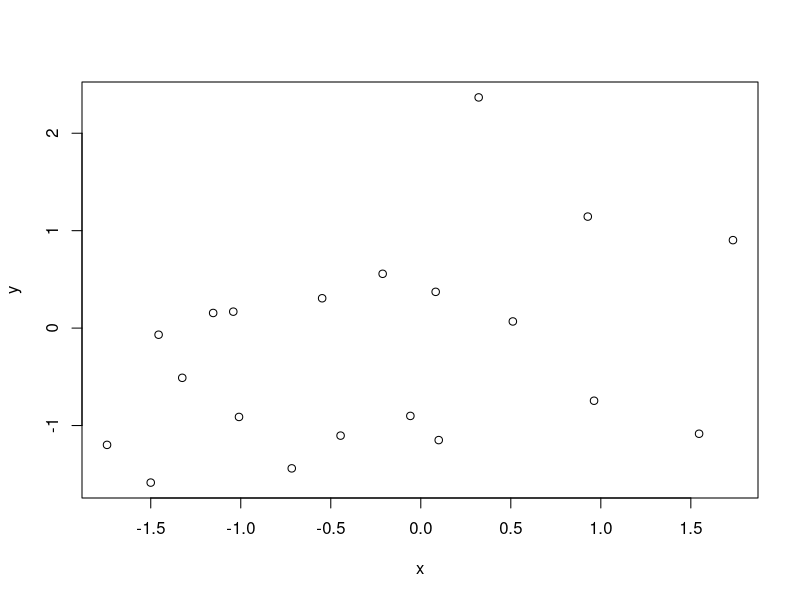
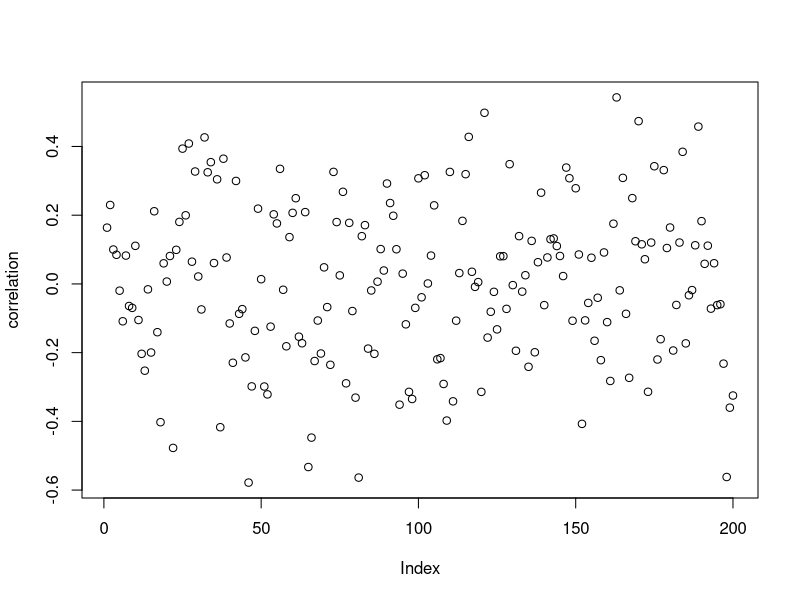
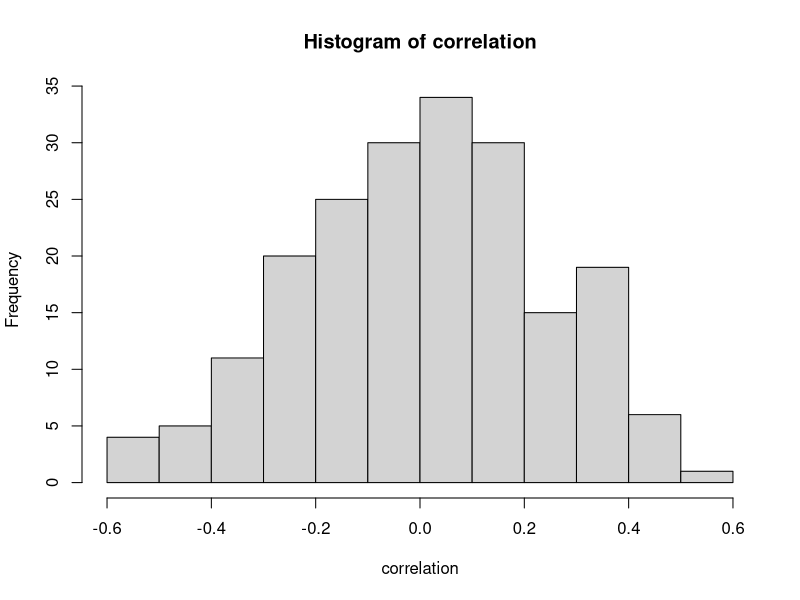
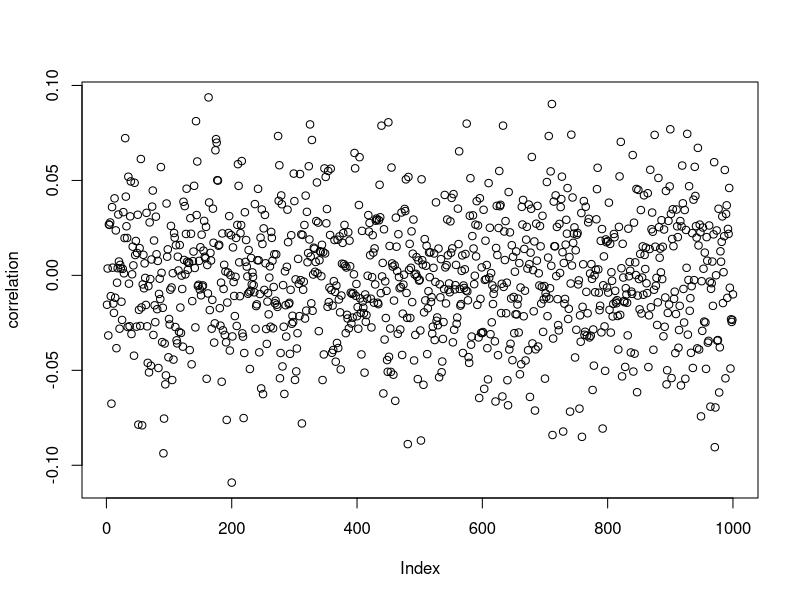
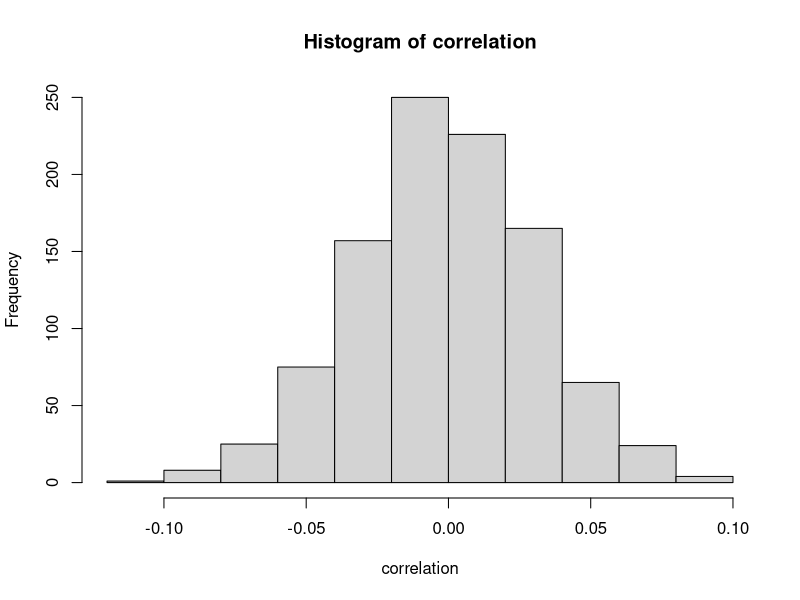
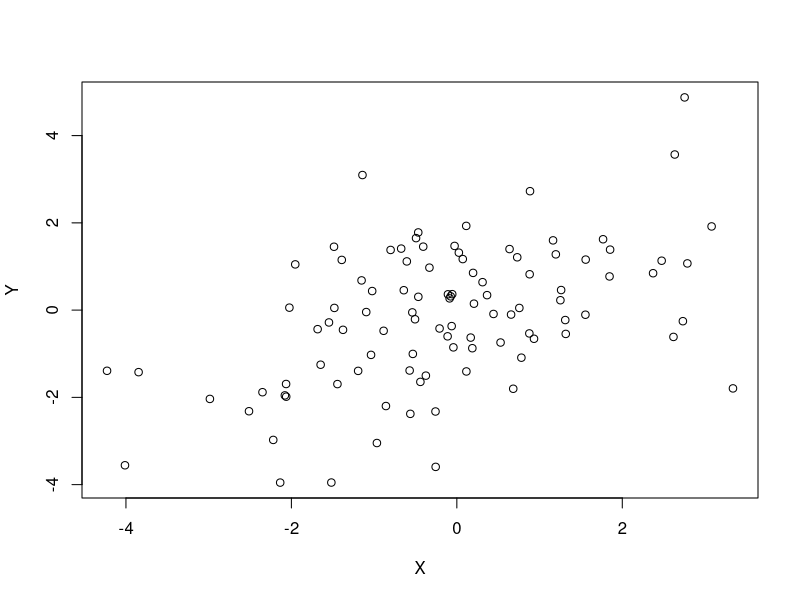

Recreate these plots in R, in order.
## ---- chunk 1
knitr::opts_chunk$set(echo = TRUE)
## ---- chunk 2
set.seed(25)
## ---- chunk 3
x <- rnorm(20)
y <- rnorm(20)
## ---- chunk 4
plot(x, y) #just to visualize

cor(x,y) 
## ---- chunk 5
#create empty container for correlation coefficients
correlation <- numeric(200)

#repeat using for loop
for(n in 1:200){
    x <- rnorm(20)
    y <- rnorm(20)
    correlation[n] <- cor(x,y)
}

## ---- chunk 6
#decided to plot and also create a histogram to get a better sense of the spread
plot(correlation)
hist(correlation)

## ---- chunk 7
sd(correlation)
## ---- chunk 8
#create empty container for correlation coefficients
correlation <- numeric(1000)

#repeat using for loop
for(n in 1:1000){
    x <- rnorm(1000)
    y <- rnorm(1000)
    correlation[n] <- cor(x,y)
}

#plot correlation coefficients
plot(correlation)
hist(correlation)

## ---- chunk 9
#create random variable Z

Z <- rnorm(100)

#create X and Y as some function of Z

X <- Z + rnorm(100)
Y <- Z + rnorm(100)

#plot X and Y on scatterplot
plot(X, Y)

#find correlation between X and Y
cor(X, Y)

